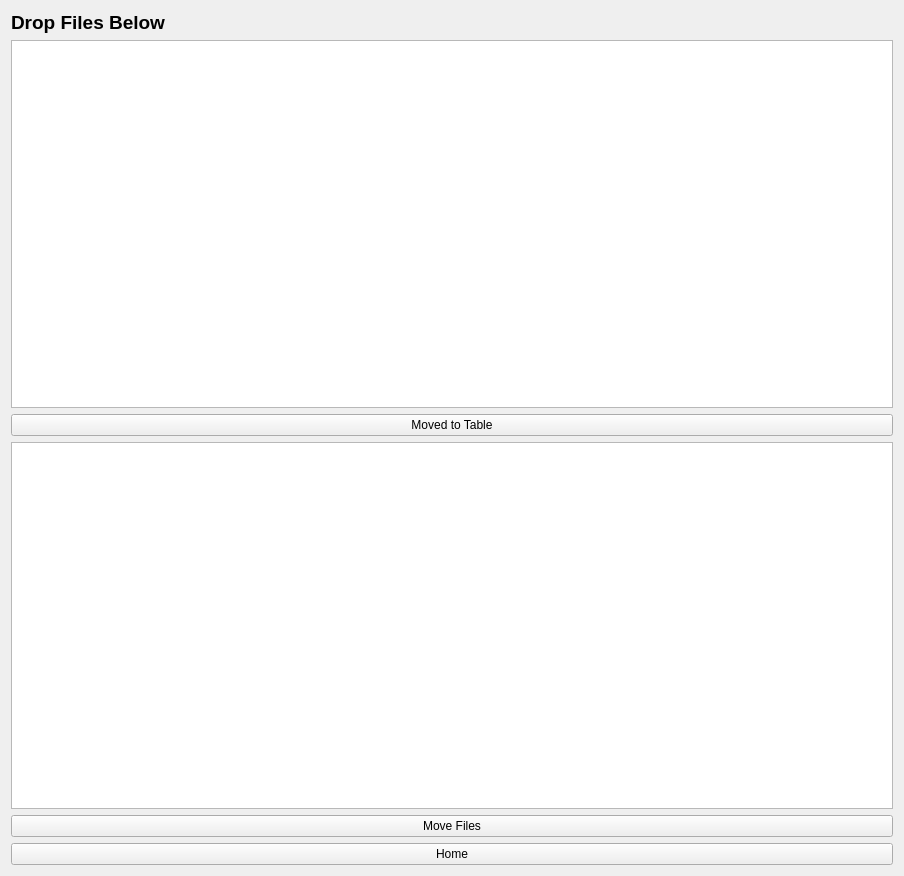
<?xml version="1.0" encoding="UTF-8"?>
<ui version="4.0">
 <class>Form</class>
 <widget class="QWidget" name="Form">
  <property name="geometry">
   <rect>
    <x>0</x>
    <y>0</y>
    <width>904</width>
    <height>876</height>
   </rect>
  </property>
  <property name="windowTitle">
   <string>Form</string>
  </property>
  <layout class="QHBoxLayout" name="horizontalLayout">
   <item>
    <layout class="QGridLayout" name="gridLayout">
     <item row="0" column="0">
      <widget class="QLabel" name="label_DropFiles">
       <property name="font">
        <font>
         <family>Arial</family>
         <pointsize>14</pointsize>
         <weight>75</weight>
         <bold>true</bold>
        </font>
       </property>
       <property name="text">
        <string>Drop Files Below</string>
       </property>
      </widget>
     </item>
     <item row="4" column="0">
      <widget class="QPushButton" name="pushButton_MoveFiles">
       <property name="text">
        <string>Move Files</string>
       </property>
      </widget>
     </item>
     <item row="3" column="0">
      <widget class="QTableWidget" name="tableWidget_files">
       <property name="font">
        <font>
         <family>Arial</family>
         <pointsize>10</pointsize>
        </font>
       </property>
      </widget>
     </item>
     <item row="2" column="0">
      <widget class="QPushButton" name="pushButton_MoveToTable">
       <property name="text">
        <string>Moved to Table</string>
       </property>
      </widget>
     </item>
     <item row="5" column="0">
      <widget class="QPushButton" name="pushButton_Home">
       <property name="text">
        <string>Home</string>
       </property>
      </widget>
     </item>
     <item row="1" column="0">
      <widget class="QListWidget" name="listWidget_DropFiles">
       <property name="font">
        <font>
         <family>Arial</family>
         <pointsize>10</pointsize>
        </font>
       </property>
      </widget>
     </item>
    </layout>
   </item>
  </layout>
 </widget>
 <resources/>
 <connections/>
</ui>
